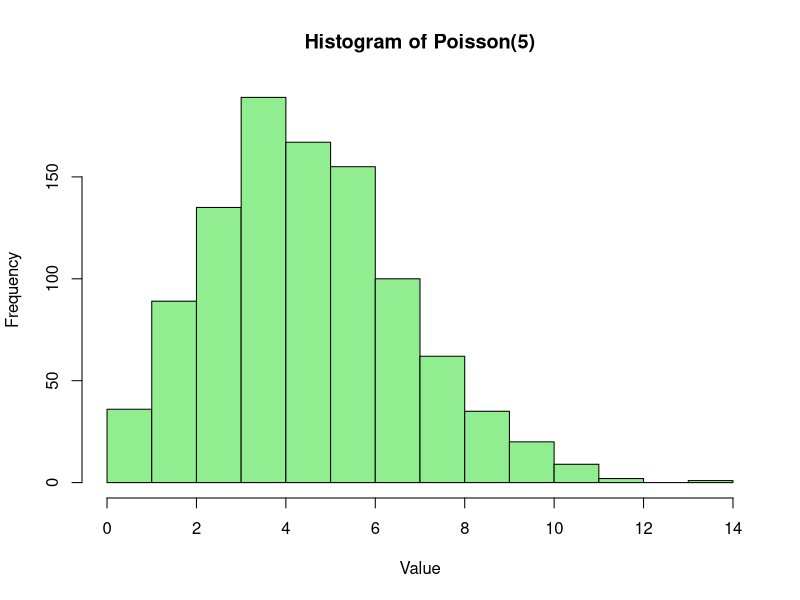
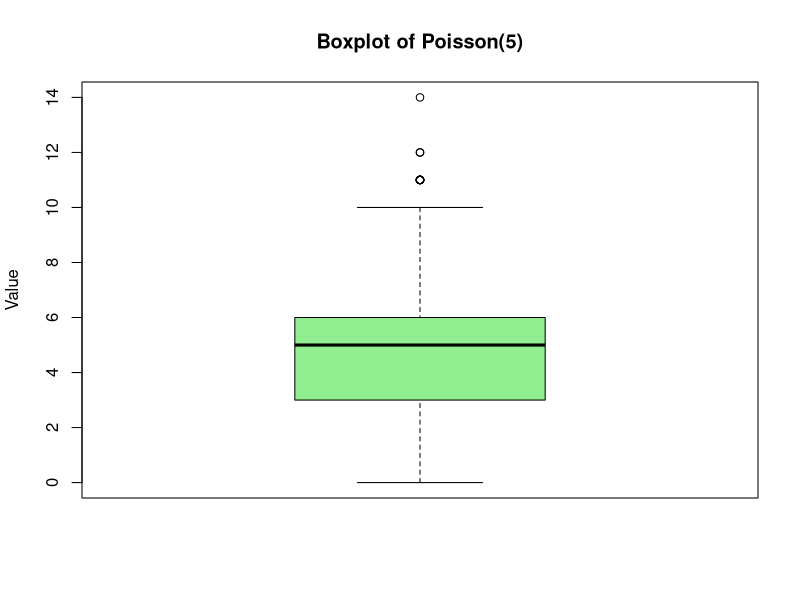
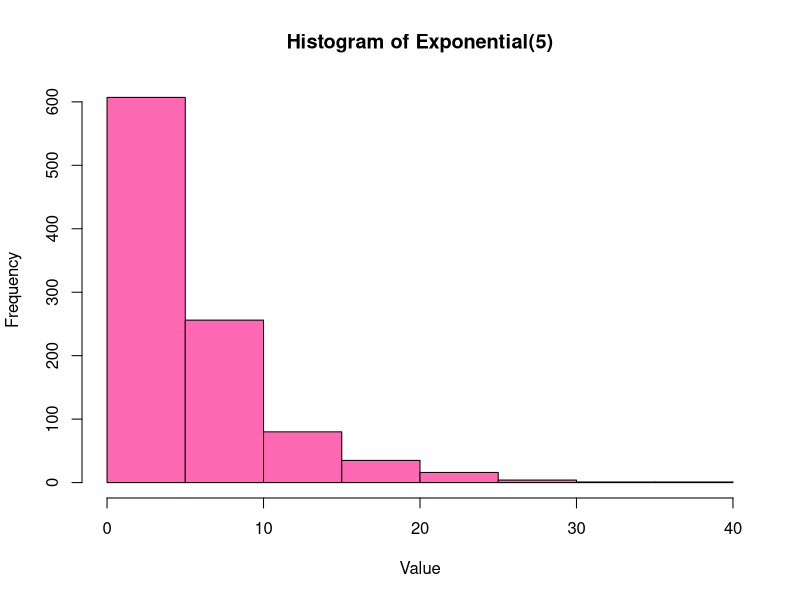
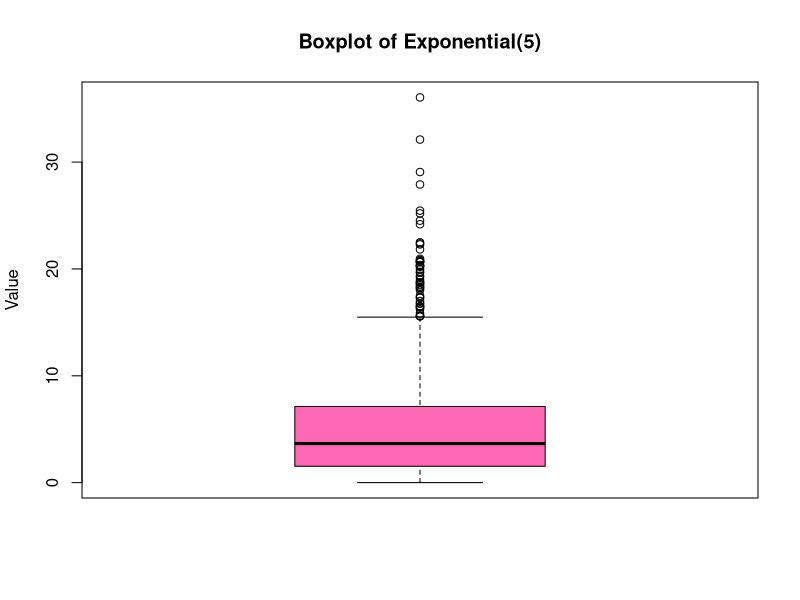

Reproduce these figures in R, in order.
### a
set.seed(123)  # For reproducibility
x <- rpois(1000, 5)
hist(x, main = "Histogram of Poisson(5)", xlab = "Value", ylab = "Frequency", col = "lightgreen", border = "black")
boxplot(x, main = "Boxplot of Poisson(5)", ylab = "Value", col = "lightgreen")
summary(x)
mean(x)
var(x)

### b
set.seed(123)  # For reproducibility
y <- rexp(1000, 1/5)
hist(y, main = "Histogram of Exponential(5)", xlab = "Value", ylab = "Frequency", col = "hotpink", border = "black")
boxplot(y, main = "Boxplot of Exponential(5)", ylab = "Value", col = "hotpink")
summary(y)
mean(y)
var(y)
